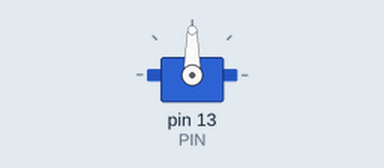
This sketch was run on a simulated Arduino Uno, built with avr-gcc and run on an emulated ATmega328P. Shown: servo.

Above: at 0.05 s.
At 1.7 s:
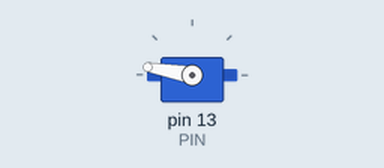
At 3.4 s:
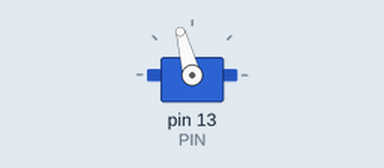
At 7.0 s:
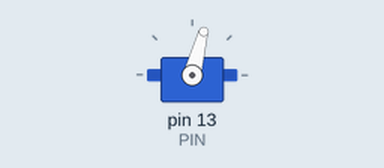
Timing chart, 0 to 9.4 s (numbered marks = the images above):
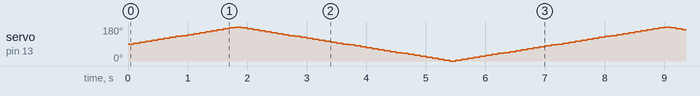

The sketch:

servo_fade.ino
```cpp
// Test for Continuous Rotation Servo
// 2016-04-20 K.OHWADA @ FabLab Kannai
// Behavior
//   clockwide <-> stop <-> anticlockwide
//   base on https://www.arduino.cc/en/Tutorial/Fade
#include <Servo.h>
Servo myservo;
int PIN = 13;
int INTERVAL = 100; // ms
int speed = 90;  // speed
int fadeAmount = 5;    // how many points to fade the speed
void setup() {
    myservo.attach(PIN);
    myservo.write(90);
}
void loop() {
    myservo.write(speed);
    // change the speed for next time through the loop:
    speed = speed + fadeAmount;
    // reverse the direction of the fading at the ends of the fade:
    if (speed == 0 || speed == 180) {
        fadeAmount = -fadeAmount ;
    }
    // wait for 100 milliseconds
    delay(INTERVAL);
}
```
